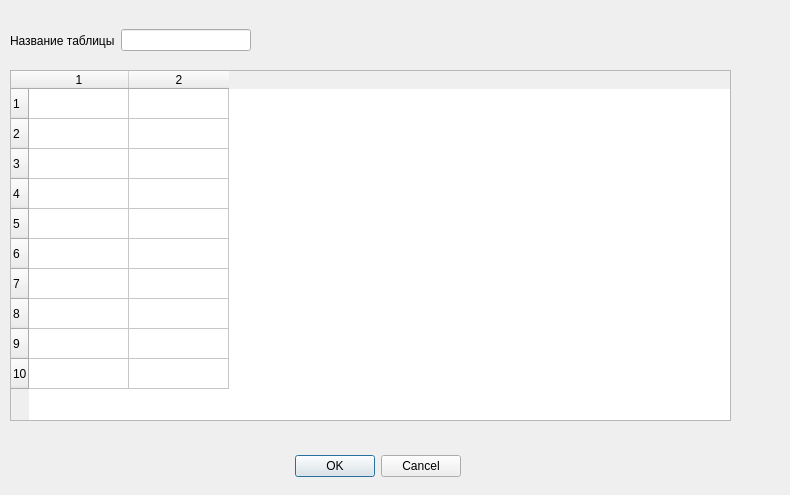
<?xml version="1.0" encoding="UTF-8"?>
<ui version="4.0">
 <class>Dialog</class>
 <widget class="QDialog" name="Dialog">
  <property name="geometry">
   <rect>
    <x>0</x>
    <y>0</y>
    <width>790</width>
    <height>495</height>
   </rect>
  </property>
  <property name="windowTitle">
   <string>Создание таблицы</string>
  </property>
  <widget class="QDialogButtonBox" name="buttonBox">
   <property name="geometry">
    <rect>
     <x>280</x>
     <y>450</y>
     <width>181</width>
     <height>32</height>
    </rect>
   </property>
   <property name="orientation">
    <enum>Qt::Horizontal</enum>
   </property>
   <property name="standardButtons">
    <set>QDialogButtonBox::Cancel|QDialogButtonBox::Ok</set>
   </property>
  </widget>
  <widget class="QTableWidget" name="tableWidget">
   <property name="geometry">
    <rect>
     <x>10</x>
     <y>70</y>
     <width>721</width>
     <height>351</height>
    </rect>
   </property>
   <property name="frameShape">
    <enum>QFrame::StyledPanel</enum>
   </property>
   <property name="sortingEnabled">
    <bool>false</bool>
   </property>
   <property name="rowCount">
    <number>10</number>
   </property>
   <property name="columnCount">
    <number>2</number>
   </property>
   <attribute name="horizontalHeaderCascadingSectionResizes">
    <bool>true</bool>
   </attribute>
   <attribute name="horizontalHeaderShowSortIndicator" stdset="0">
    <bool>false</bool>
   </attribute>
   <row/>
   <row/>
   <row/>
   <row/>
   <row/>
   <row/>
   <row/>
   <row/>
   <row/>
   <row/>
   <column/>
   <column/>
  </widget>
  <widget class="QWidget" name="horizontalLayoutWidget">
   <property name="geometry">
    <rect>
     <x>10</x>
     <y>20</y>
     <width>241</width>
     <height>41</height>
    </rect>
   </property>
   <layout class="QHBoxLayout" name="horizontalLayout">
    <item>
     <widget class="QLabel" name="label">
      <property name="text">
       <string>Название таблицы</string>
      </property>
     </widget>
    </item>
    <item>
     <widget class="QLineEdit" name="lineEdit"/>
    </item>
   </layout>
  </widget>
 </widget>
 <resources/>
 <connections>
  <connection>
   <sender>buttonBox</sender>
   <signal>accepted()</signal>
   <receiver>Dialog</receiver>
   <slot>accept()</slot>
   <hints>
    <hint type="sourcelabel">
     <x>248</x>
     <y>254</y>
    </hint>
    <hint type="destinationlabel">
     <x>157</x>
     <y>274</y>
    </hint>
   </hints>
  </connection>
  <connection>
   <sender>buttonBox</sender>
   <signal>rejected()</signal>
   <receiver>Dialog</receiver>
   <slot>reject()</slot>
   <hints>
    <hint type="sourcelabel">
     <x>316</x>
     <y>260</y>
    </hint>
    <hint type="destinationlabel">
     <x>286</x>
     <y>274</y>
    </hint>
   </hints>
  </connection>
 </connections>
</ui>
